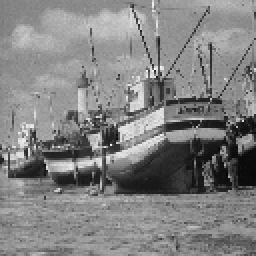
#> input picture test_images/boat128.png, 128 x 128 px (shown 2 times larger)
$ jupyter execute 'Experimentos (IVG).ipynb'
#> lines starting #> are read from the running program, lines starting #| are printed output that depends on the picture
### src/utils/Utilities.py
from ..gramian.gramian import GramianAngularField
from ..visibility.horizontal.hvg import HorizontalVisibilityGraph
from ..visibility.image.ivg import IVG
import numpy as np
from random import gauss
from pandas import Series
import networkx as net
import matplotlib.pyplot as plt
import cv2
import skimage


def image_noise(n):
    r = np.random.normal(0, 1, pow(n, 2))
    maxr = max(r)
    minr = min(r)
    rnorm = [255 * (i - minr) / (maxr - minr) for i in r]
    noise = [[rnorm[(j - 1) * n + i] for j in range(n)] for i in range(n)]
    return noise

def add_noise(image, noise, coeff):
    return np.clip([[z + coeff * (2 * w - 255) for (z, w) in zip(x, y)] for (x, y) in zip(image, noise)], 0, 255)

# [126 lines left out: functions degree_matrix, clustering_matrix, and_matrix, knn_matrix, gramian_projection, white_noise and 3 more, not called in this run]

### src/visibility/image/ivg.py
import numpy as np
import networkx as net


def is_visible(x, horizontal=False):
    """
    Tests for visibility between first and last element of time series
    :param x: time series
    :param horizontal: type of visibility graph (regular or horizontal)
    :return: true if first and last elements are visible to each other, false otherwise
    """
    n = len(x)
    if n <= 2:
        return True
    if not horizontal:
        aux = (x[n - 1] - x[0]) / (n - 1)
        return all(x[k] < x[0] + k * aux for k in range(1, n - 1))
    else:
        aux = min(x[0], x[n - 1])
        return all(x[k] < aux for k in range(1, n - 1))


class IVG:
    __nx = None
    __datastructure = None
    __horizontal = None
    __size = None

    def __init__(self, image, horizontal=False, diags=False):
        """
        Generate an image (horizontal) visibility graph for a given image
        :param image: image as a 2D-list
        :param horizontal: type of visibility graph (regular or horizontal)
        :return: set of edges
        """
        self.__horizontal = horizontal
        if all(len(row) == len(image) for row in image):
            self.__size = len(image)
        else:
            raise ValueError("Invalid image. Size must be square")
        n = self.__size
        edges = set()
        for i, j in np.ndindex(n, n):
            for k in range(1, n - j):
                if is_visible([image[i][j + m] for m in range(k + 1)], horizontal):
                    edges.add(((i, j), (i, j + k)))
            for k in range(1, n - i):
                if is_visible([image[i + m][j] for m in range(k + 1)], horizontal):
                    edges.add(((i, j), (i + k, j)))
            for k in range(1, min(n - i, n - j)):
                if is_visible([image[i + m][j + m] for m in range(k + 1)], horizontal):
                    edges.add(((i, j), (i + k, j + k)))
            for k in range(1, min(n - i, j + 1)):
                if is_visible([image[i + m][j - m] for m in range(k + 1)], horizontal):
                    edges.add(((i, j), (i + k, j - k)))
            if diags:
                for k in range(1, min(n - i, int(np.floor((n - j + 1) / 2)))):
                    if is_visible([image[i + m][j + 2 * m] for m in range(k + 1)], horizontal):
                        edges.add(((i, j), (i + k, j + 2 * k)))
                for k in range(1, min(int(np.floor((n - i + 1) / 2)), n - j)):
                    if is_visible([image[i + 2 * m][j + m] for m in range(k + 1)], horizontal):
                        edges.add(((i, j), (i + 2 * k, j + k)))
                for k in range(1, min(n - i, int(np.floor(j / 2)) + 1)):
                    if is_visible([image[i + m][j - 2 * m] for m in range(k + 1)], horizontal):
                        edges.add(((i, j), (i + k, j - 2 * k)))
                for k in range(1, min(int(np.floor((n - i + 1) / 2)), j + 1)):
                    if is_visible([image[i + 2 * m][j - m] for m in range(k + 1)], horizontal):
                        edges.add(((i, j), (i + 2 * k, j - k)))
        self.__datastructure = edges

    @property
    def edges(self):
        return self.__datastructure

    # [5 lines left out: function nx, not called in this run]

    @property
    def horizontal(self):
        return self.__horizontal

    @property
    def size(self):
        return self.__size

### Experimentos (IVG).ipynb
# Experimentos IVG

- [Experimento 1: boat](#Experimento-1:-boat)
- [Experimento 2: baboon](#Experimento-2:-baboon)
- [Experimento 3: peppers](#Experimento-3:-peppers)

Vamos a estudiar cómo se comportan los grafos de visibilidad de imagen cuando añadimos ruido a la imagen.

[cell 1]
from src.visibility.image.ivg import IVG
from src.utils.Utilities import *
from PIL import Image
import numpy as np
import networkx as nx
import matplotlib.pyplot as plt

[cell 2]
def flatten(xss):
    return [x for xs in xss for x in xs]

## Experimento 1: boat

[cell 3]
boat = np.array(Image.open('test_images/boat128.png').convert("L")).tolist()
#> boat = 128 items
n = len(boat)
#> n = 128
noise = image_noise(n)
#> in image_noise, `r = np.random.normal(0, 1, pow(n, 2))`: r = 16384 values, max 3.8 at index 3118, min -3.74 at index 3752, mean -0.00575
#> in image_noise, `maxr = max(r)`: maxr = 3.8
#> in image_noise, `minr = min(r)`: minr = -3.74
#> in image_noise, `rnorm = [255 * (i - minr) / (maxr - minr) for i in r]`: rnorm = 16384 values, max 255 at index 3118, min 0 at index 3752, mean 126.3
#> in image_noise, `noise = [[rnorm[(j - 1) * n + i] for j in range(n)] for i in range(n)]`: noise = 128 items
#> noise = 128 items
boatNoise = add_noise(boat,noise,0.3)
#> in add_noise, `return np.clip([[z + coeff * (2 * w - 255) for (z, w) in zip(x, y)] fo..`:
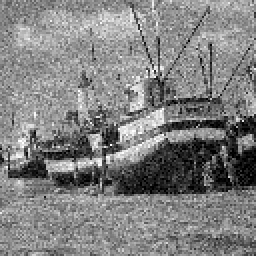
#> returned value: shape (128, 128) float64 (shown 2 times larger); min 0, max 255, mean 128.9
images = [boat, boatNoise, noise]

[cell 4]
f_im, plt_im = plt.subplots(1,3)
f_im.set_figwidth(15)
for i in range(3):
    plt_im[i].imshow(images[i], cmap='gray', vmin=0, vmax=255)
    plt_im[i].axis('off')
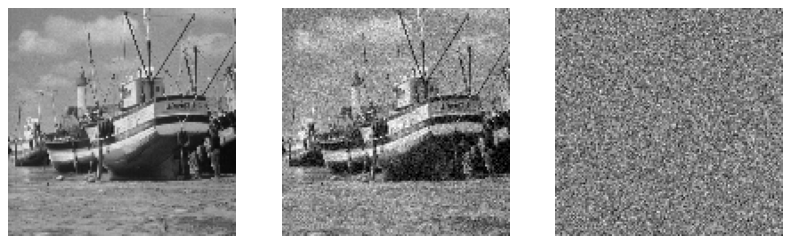
#> figure drawn by matplotlib, 3 panels

### IVG

[cell 5]
IVGs = [IVG(image) for image in images]
degs = [degree_matrix(ivg) for ivg in IVGs] # grados
degs_hist = [flatten(mat) for mat in degs]
clusts = [clustering_matrix(ivg) for ivg in IVGs] # clustering coefficient
clusts_hist = [flatten(mat) for mat in clusts]
ands = [and_matrix(ivg) for ivg in IVGs] # average neighbour degree
ands_hist = [flatten(mat) for mat in ands]
knn = [knn_matrix(ivg) for ivg in IVGs] # average nearest-neighbour degree

[cell 6]
f, plts = plt.subplots(1,3)
f.set_figwidth(15)
for i in range(3):
    plts[i].imshow(degs[i], cmap='gray')
    plts[i].axis('off')

[cell 7]
f, plts = plt.subplots(1,3)
f.set_figwidth(15)
for i in range(3):
    plts[i].hist(degs_hist[i], bins=max(degs_hist[i]))
    plts[i].set_xlim([0, max(flatten(degs_hist))])

[cell 8]
f, plts = plt.subplots(1,3)
f.set_figwidth(15)
for i in range(3):
    plts[i].imshow(clusts[i], cmap='gray')
    plts[i].axis('off')
